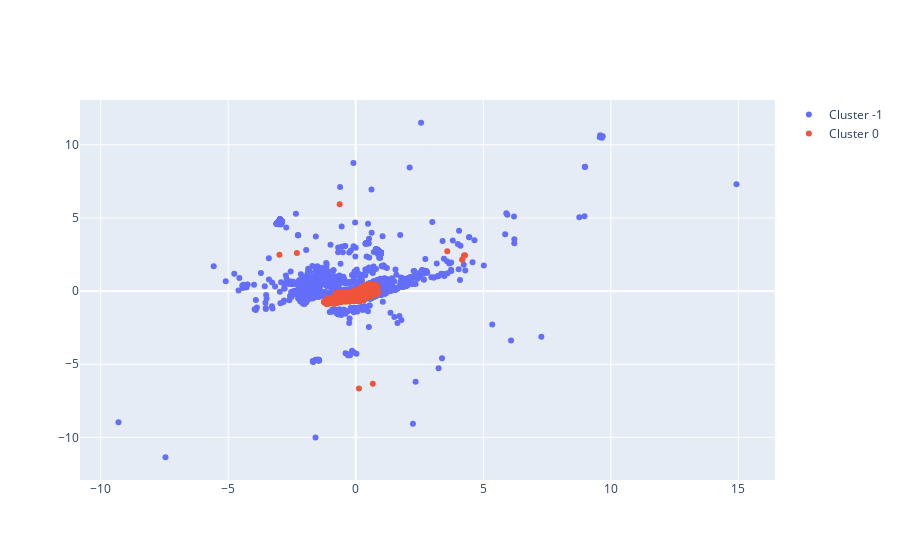

Notebook code cell kept with this figure:
### Code cell
db = DBSCAN(eps=0.1, min_samples=100, metric="haversine", algorithm="brute")

# Fit on data 
## No need to normalize data, it already is! 
db.fit(X)

# Visualize with plotly 

## Import go to build our own figure
import plotly.graph_objects as go

fig = go.Figure()

# Loop through each label for our cluster
for i in np.unique(db.labels_):
    label = X[db.labels_ == i]
    fig.add_trace(go.Scatter(x=label[:, 0], y=label[:, 1], mode="markers", name="Cluster {}".format(i)))
    
fig.show()

### Figure 1 — Plotly figure (JSON) as saved in the notebook; plotly's stock layout.template omitted (floating-point values rounded to 4 significant figures; data arrays with more than 128 entries replaced by an {"elided": "..."} marker saying what was removed)
{"data": [{"mode": "markers", "name": "Cluster -1", "type": "scatter", "x": {"elided": "1823 float values"}, "y": {"elided": "1823 float values"}}, {"mode": "markers", "name": "Cluster 0", "type": "scatter", "x": {"elided": "5960 float values"}, "y": {"elided": "5960 float values"}}], "layout": {}}
